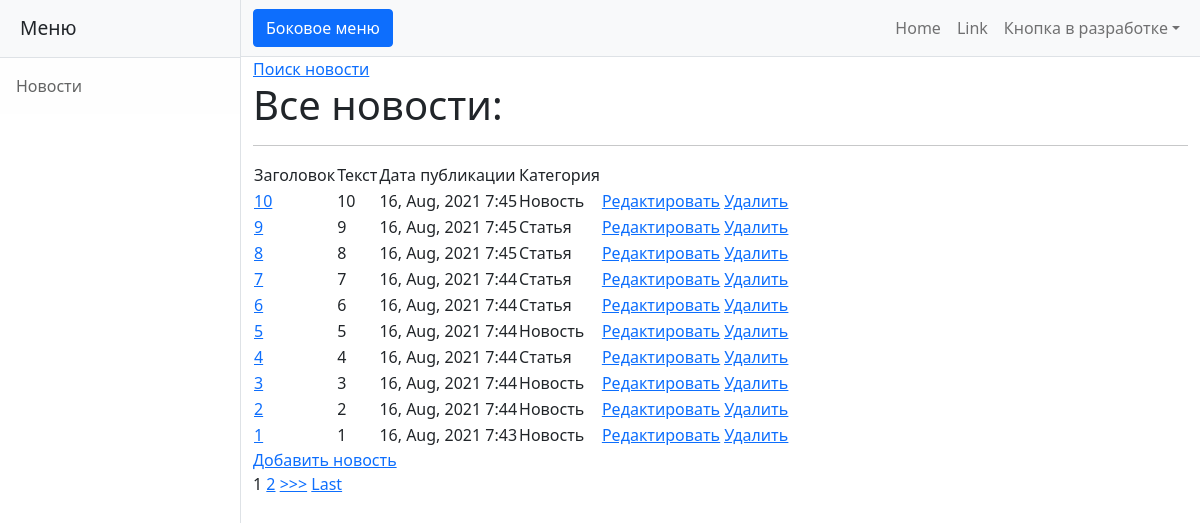
Page /post/ on the committed database.
### simpleapp/models.py (models this page shows, shortened)
class Post(models.Model):
    CATEGORY = (
        ("Статья", "Статья"),
        ("Новость", "Новость")
    )
    author = models.ForeignKey(Author, on_delete=models.CASCADE)
    category = models.CharField(max_length=16, choices=CATEGORY, default='Статья')
    date_creation = models.DateTimeField(auto_now_add=True)
    category_share = models.ManyToManyField(Category, through='PostCategory')
    title = models.CharField(max_length=255, unique=True)
    text = models.TextField()
    _post_rating = models.SmallIntegerField(default=0, db_column="post_rating")
    @property
    def post_rating(self):
        return self._post_rating

### simpleapp/views.py (the view)
# urls.py: path('', ProductsList.as_view()),
class ProductsList(ListView):
    model = Post
    template_name = 'post.html'
    context_object_name = 'post'
    ordering = ['-id']
    paginate_by = 10
    def post(self, request, *args, **kwargs):
        form = self.form_class(request.POST)
        if form.is_valid():
            form.save()
        return super().get(request, *args, **kwargs)

### templates/post.html (shortened to what this page needs)
{% extends 'flatpages/default.html' %}
{% block content %}
<a href="./post_search"> Поиск новости </a>
<h1>Все новости:</h1>
    <hr>
    {% if post %}
        <table>
            <thead>
                <tr>
                    <td>
                        Заголовок
                    </td>
                    <td>
                        Текст
                    </td>
                    <td>
                        Дата публикации
                    </td>
                    <td>
                        Категория
                    </td>
                </tr>
            </thead>
            {% for post in post %}
            <tr>
                <td>
                    <a href="{% url 'post_detail' post.id %}">{{ post.title }}</a>
                </td>
                <td>
                    {{ post.text|truncatechars:50 }}
                </td>
                <td>
                    {{ post.date_creation|date:'d, M, Y G:i' }}
                </td>
                <td>
                    {{ post.category }}
                </td>
                <td>
                <a href="{% url 'post_update' post.id %}"><u>Редактировать</u></a>
                <a href="{% url 'post_delete' post.id %}"><u> Удалить </u></a>
                </td>
            </tr>
            {% endfor %}
        </table>
    {% else %}
        <h2>Новостей нет!</h2>
    {% endif %}
    <a href="{% url 'post_create' %}">Добавить новость</a> <br>
{% if is_paginated %}
    {% for num in page_obj.paginator.page_range %}
        {% if page_obj.number == num %}
            <a>{{ num }}</a>
        {% elif num > page_obj.number|add:'-3' and num < page_obj.number|add:'3' %}
            <a href="?page={{ num }}">{{ num }}</a>
        {% endif %}
    {% endfor %}
    {% if page_obj.has_next %}
        <a href="?page={{ page_obj.next_page_number }}">>>></a>
        <a href="?page={{ page_obj.paginator.num_pages }}">Last</a>
    {% endif %}
{% endif %}
{% endblock content %}

### templates/flatpages/default.html (shortened to what this page needs)
{% load static %}
<!DOCTYPE html>
<html lang="en">
    <head>
        <link href='{%static "css/styles.css"%}' rel="stylesheet" />
    </head>
    <body>
        <div class="d-flex" id="wrapper">
            <div class="border-end bg-white" id="sidebar-wrapper">
                <div class="sidebar-heading border-bottom bg-light">Меню</div>
                <div class="list-group list-group-flush">
                    <a class="list-group-item list-group-item-action list-group-item-light p-3" href="/post">Новости</a>
                </div>
            </div>
            <div id="page-content-wrapper">
                <nav class="navbar navbar-expand-lg navbar-light bg-light border-bottom">
                    <div class="container-fluid">
                        <button class="btn btn-primary" id="sidebarToggle">Боковое меню</button>
                        <div class="collapse navbar-collapse" id="navbarSupportedContent">
                            <ul class="navbar-nav ms-auto mt-2 mt-lg-0">
                                <li class="nav-item active"><a class="nav-link" href="#!">Home</a></li>
                                <li class="nav-item"><a class="nav-link" href="#!">Link</a></li>
                                <li class="nav-item dropdown">
                                    <a class="nav-link dropdown-toggle" id="navbarDropdown" href="#" role="button" data-bs-toggle="dropdown" aria-haspopup="true" aria-expanded="false">Кнопка в разработке</a>
                                </li>
                            </ul>
                        </div>
                    </div>
                </nav>
                <div class="container-fluid">
                          {% block content %}{% endblock content %}
                </div>
            </div>
        </div>
    </body>
</html>

### rows in the picture
Post: title "10", text "10", date_creation "16, Aug, 2021 7:45", category "Новость"
Post: title "9", text "9", date_creation "16, Aug, 2021 7:45", category "Статья"
Post: title "8", text "8", date_creation "16, Aug, 2021 7:45", category "Статья"
Post: title "7", text "7", date_creation "16, Aug, 2021 7:44", category "Статья"
Post: title "6", text "6", date_creation "16, Aug, 2021 7:44", category "Статья"
Post: title "5", text "5", date_creation "16, Aug, 2021 7:44", category "Новость"
Post: title "4", text "4", date_creation "16, Aug, 2021 7:44", category "Статья"
Post: title "3", text "3", date_creation "16, Aug, 2021 7:44", category "Новость"
Post: title "2", text "2", date_creation "16, Aug, 2021 7:44", category "Новость"
Post: title "1", text "1", date_creation "16, Aug, 2021 7:43", category "Новость"

### other values in the picture
{{ num }} "1"
{{ num }} "2"
